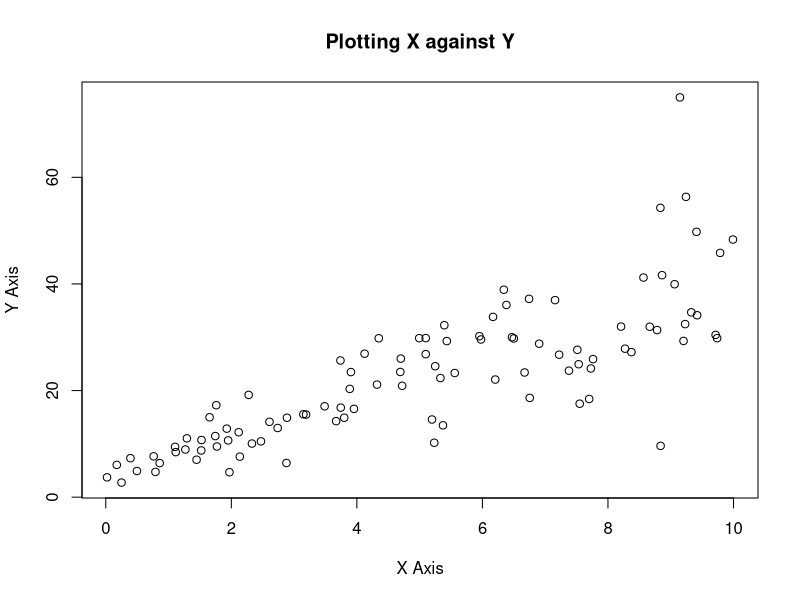

Generate this figure with R:
## ---- chunk 1
# 1 a plot
set.seed(2017)
X=runif(100)*10
Y=X*4+3.45
Y=rnorm(100)*0.29*Y+Y
plot(X, Y, main="Plotting X against Y", xlab="X Axis", ylab="Y Axis")
## ---- chunk 2
# 1 a explanation
cat("Based on the plot above, there seems to be a moderate positive correlation \nbetween X and Y.")
## ---- chunk 3
# 1 b 
linearModel = lm(Y ~ X)
summary(linearModel)
## ---- chunk 4
# 1 b equation
rSquared <- summary(linearModel)$r.squared
rSquaredFormatted <- paste(round(rSquared, 4))

print(paste("Based on the summary results above and an R2 of", rSquaredFormatted, ", there is a \nlinear relationship that would fit to the data."))
cat("The Linear Equation for this model is: Y = 4.4655 + (3.6108 * X) ")
cat()
## ---- chunk 5
cc = cor(X, Y)
cat("Correlation Coefficient: ", cc)
cat("\nR Squared: ", rSquaredFormatted)
cat("\nThe values of the correlation coefficient and the R Squared values \nboth showing a strong linear relationship.  These two metrics \nsuggest the regression model fits the data very well.")
## ---- chunk 6
# 2 a
data(mtcars)
cat("Before constructing the linear model to find the best predictor of horsepower, \nI believe the best predictor would be MPG.  There are many other factors \nsuch as driving speed, type of engine, AWD vs RWD vs FWD, and person \nbehind the wheel.  The higher the horsepower of the car, the harder it has to work, which \nmeans the more fuel consumption it would need to function.")

weight <- lm(hp ~ wt, data = mtcars)
mileage <- lm(hp ~ mpg, data = mtcars)
weightR2 <- summary(weight)$r.squared
mileageR2 <- summary(weight)$r.squared

cat("\n\nWeight as a predictor to HP has an R2 of:", weightR2)
cat("\n\nMPG as a predictor to HP has an R2 of:", mileageR2)
cat("\n\nBased on the findings above or MPG and car weight, their R2 scores are the exact same.")

weightCC <- cor(mtcars$hp, mtcars$wt)
mileageCC <- cor(mtcars$hp, mtcars$mpg)

cat("\n\nWeight correlation coefficient:", weightCC)
cat("\n\nMPG correlation coefficient:", mileageCC)
cat("\n\nBased on the correlation coefficient, weight is the better predictor.  \nBoth R2 and CC indicate weight is the better predictor for horsepower.")
## ---- chunk 7
# 2 b
data(mtcars)
newModel <- lm(hp ~ cyl + mpg, data = mtcars)
predData <- data.frame(cyl = 4, mpg = 22)
pred <- predict.lm(newModel, newdata = predData)
cat("The estimated horsepower for a car with a 4 cylinder engine that gets 22 miles \nper gallon is :", pred)
## ---- chunk 8
# 3 
# install.packages('mlbench')
library(mlbench)
data(BostonHousing)
## ---- chunk 9
# 3 a
housingModel <- lm(medv ~ crim + zn + ptratio + chas, data = BostonHousing)
housingR2 <- summary(housingModel)$r.squared
cat("Boston Housing R2: ", housingR2)
cat("\nBased on the R2 of the linear model, this falls in the moderately accurate \nclassification.  The cutoff value between weak and moderate is 0.33.  This model is \nbarely in the moderate category and would likely not be a great model to make \npredictions from.")
## ---- chunk 10
# 3 b 1
chasCC <- housingModel$coefficients['chas1']
explanation <- paste("The only value in the linear model equation that would \nchange would be the chas1 value. The coefficient of chas1 is", as.numeric(chasCC), "\nwhich would be the price difference between the two home values. \nThe home with the tract bounds to the river would be more expensive by", as.numeric(chasCC))
cat(explanation)
## ---- chunk 11
# 3 b 2
ptratioCC <- as.numeric(housingModel$coefficients['ptratio'])
house1 <- as.numeric(ptratioCC * 15)
house2 <- as.numeric(ptratioCC * 18)
cat("House 1 with a ratio of 15: ", house1)
cat("\nHouse 2 with a ratio of 18: ", house2)
cat("\nDifference: ", as.numeric(house1 - house2))
cat("\nBased on the ptratios between House 1 and House 2, the lower the \nptratio the higher the price will be.  This means House 1 is $", as.numeric(house1 - house2), " \nmore expensive than House 2.")

## ---- chunk 12
# 3 c
pValues <- summary(housingModel)$coefficients[, 'Pr(>|t|)']
print(pValues)
cat("\nBased on the threshold of 0.05, all four of the variables are significant.")
## ---- chunk 13
# 3 d
# anova using p values
pAnova <- anova(housingModel)[, "Pr(>F)"]
pAnovaDF <- data.frame(Variables = rownames(anova(housingModel)), P_Values = pAnova)
print((pAnovaDF[order(pAnovaDF$P_Values), ]))
## ---- chunk 14
# 3 d
# using f score for anova
fAnova <- anova(housingModel)
impOrder <- order(-fAnova$`F value`)
orderedNames <- rownames(fAnova)[impOrder]
print(orderedNames)
